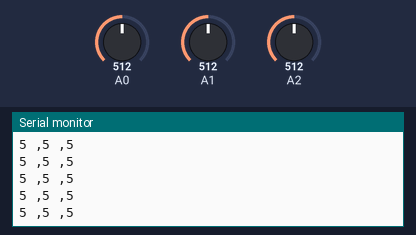
Bench run of a sketch on a simulated Arduino Uno, built with avr-gcc and run on an emulated ATmega328P. Shown: the last lines printed to the serial monitor. Inputs (shaded band) come from the test bench; at power-on: A0 = 512, A1 = 512, A2 = 512.

Above: at 2.7 s.
2.8 s: A0 set to 982
At 3.8 s:
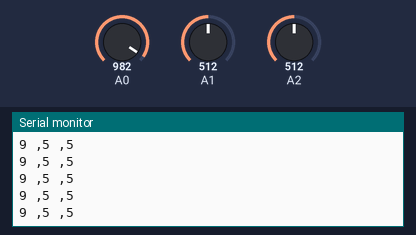
4.3 s: A0 set to 1012
At 4.8 s:
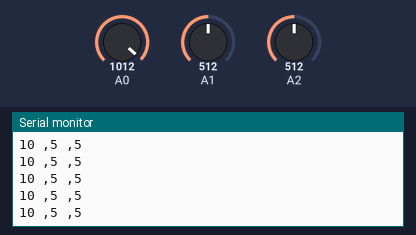
8.8 s: A1 set to 986
At 9.9 s:
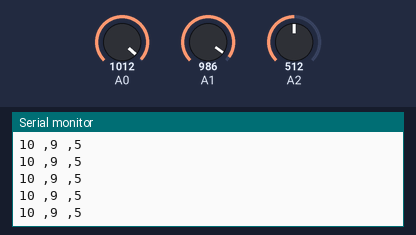
10.3 s: A1 set to 1008
At 11.0 s:
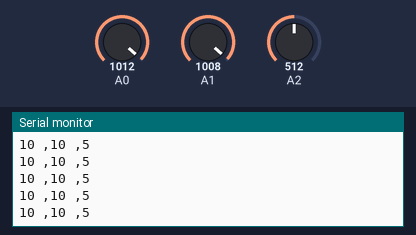
Timing chart, 0 to 12.8 s (numbered marks = the images above; inputs shaded):
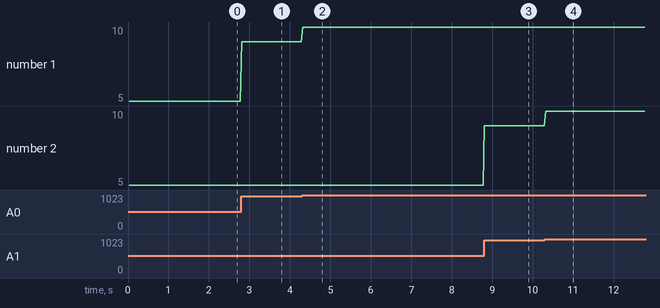

Measured:
- after the input at 2.8 s, the serial monitor: prints a new line at once (image 1)
- after the input at 4.3 s, the serial monitor: prints a new line at once (image 2)
- after the input at 8.8 s, the serial monitor: prints a new line at once (image 3)
- after the input at 10.3 s, the serial monitor: prints a new line at once (image 4)
- plotted number 1: 5 → 9 after the input at 2.8 s, 9 → 10 after the input at 4.3 s
- plotted number 2: 5 → 9 after the input at 8.8 s

The sketch:

accel.ino
```cpp
int x;
int y;
int z;
int count = 0;
long sum_x, sum_y, sum_z;

void setup(){

  Serial.begin(9600);

}

void loop(){

  x = analogRead(A0);
  y = analogRead(A1);
  z = analogRead(A2);

  sum_x = x;
  sum_y = y;
  sum_z = z;

  count++;

  if(count==100){
    sum_x = sum_x / 100;
    sum_y = sum_y / 100;
    sum_z = sum_z / 100;

  Serial.print(sum_x);
  Serial.print(" ,");
  Serial.print(sum_y);
  Serial.print(" ,");
  Serial.println(sum_z);

  count = 0;

  sum_x = 0;
  sum_y = 0;
  sum_z = 0;
  }

}
```
